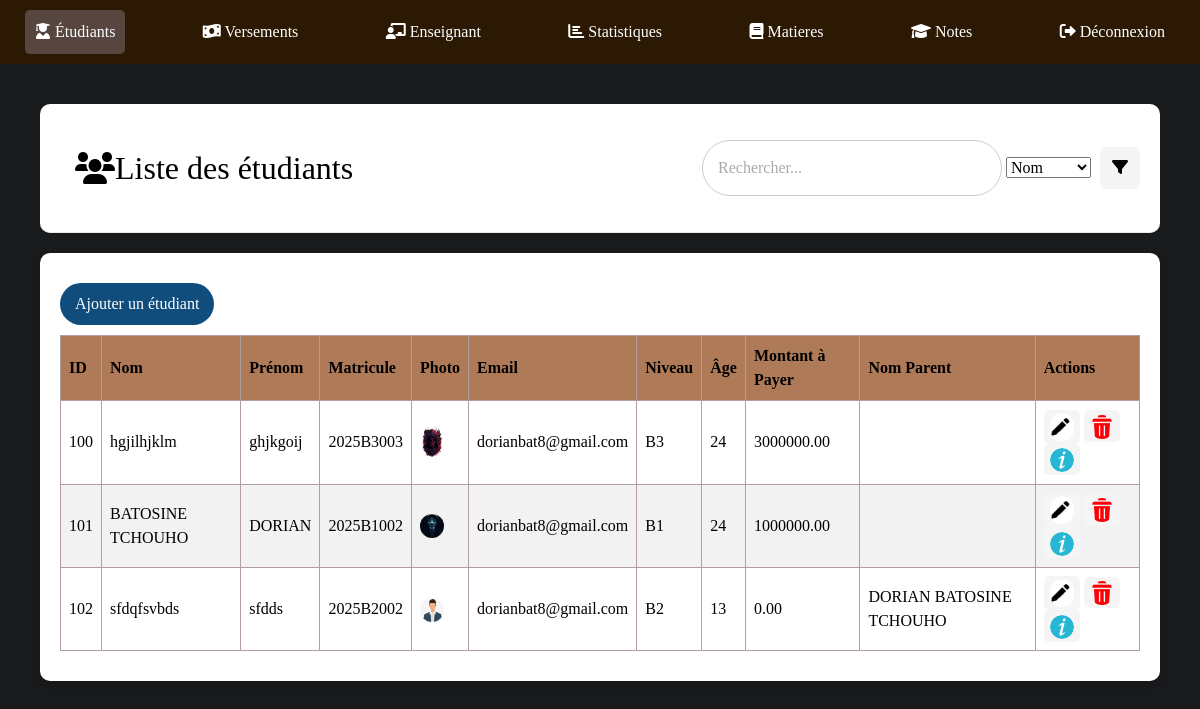
The page /gestionEtu.php on the database its author committed.
### tables this page shows
CREATE TABLE IF NOT EXISTS `etudiants` (
  `id` int NOT NULL AUTO_INCREMENT,
  `nom` varchar(100) NOT NULL,
  `prenom` varchar(100) NOT NULL,
  `matricule` varchar(50) NOT NULL,
  `photo` varchar(255) NOT NULL,
  `email` varchar(100) NOT NULL,
  `niveau` varchar(10) NOT NULL,
  `montant` decimal(10,2) NOT NULL,
  `nom_parent` varchar(100) NOT NULL,
  `email_parent` varchar(100) NOT NULL,
  `age` int NOT NULL,
  `montant_paye` bigint DEFAULT '0',
  `reste` bigint DEFAULT NULL,
  `statut` varchar(20) DEFAULT NULL,
  `date_naissance` date DEFAULT NULL,
  PRIMARY KEY (`id`)
);

### Class/Etudiant.php (called while the page is built, shortened)
<?php
class Etudiant
{
    private $conn;
    private $table = "etudiants";
    public function __construct($db)
    {
        $this->conn = $db;
    }
    public function getAllEtudiants($search = '', $filter = 'nom')
    {
        $query = "SELECT * FROM " . $this->table . " WHERE 1=1";
        $stmt = $this->conn->prepare($query);
        $stmt->execute();
        $result = $stmt->get_result();
        $etudiants = [];
        while ($row = $result->fetch_assoc()) {
            $etudiants[] = $row;
        }
        return $etudiants;
    }
}

### gestionEtu.php (the view, shortened to what this page needs)
<?php
require_once 'Class/Etudiant.php';
$database = new Database();
$db = $database->getConnection();
$etudiant = new Etudiant($db);
$search = isset($_GET['search']) ? trim($_GET['search']) : '';
$filter = isset($_GET['filter']) ? $_GET['filter'] : 'nom';
$etudiants = $etudiant->getAllEtudiants($search, $filter);
?>
<!DOCTYPE html>
<html lang="en">
<head>
    <link rel="stylesheet" href="https://cdnjs.cloudflare.com/ajax/libs/font-awesome/6.0.0-beta3/css/all.min.css">
    <link rel="stylesheet" href="bootstrap.css">
</head>
<body>
    <div class="navbar">
        <a class="etu" href="gestionEtu.php"> <i class="fas fa-user-graduate"></i> Étudiants </a>
        <a href="gestionVer.php"><i class="fas fa-money-bill-wave"></i> Versements</a>
        <a href="gestionEnsei.php"><i class="fas fa-chalkboard-teacher"></i> Enseignant</a>
        <a href="statistiques.php"> <i class="fas fa-chart-bar"></i> Statistiques</a>
        <a href="gestionMati.php"> <i class="fas fa-book"></i>  Matieres</a>
        <a href="listeNote.php"> <i class="fas fa-graduation-cap"></i> Notes</a>
        <a href="logout.php"><i class="fas fa-sign-out-alt"></i> Déconnexion</a>
    </div>
    <div class="content">
        <div class="header">
            <div class="haut">
            <h2><i class="fa fa-users"></i> Liste des étudiants</h2>
            </div>
            <form method="GET" action="gestionEtu.php">
                <input name="search" type="text" placeholder="Rechercher..." value="<?= htmlspecialchars($search); ?>">
                <select name="filter">
                    <option value="nom" <?= isset($_GET['filter']) && $_GET['filter'] == 'nom' ? 'selected' : ''; ?>>Nom</option>
                </select>
                <button type="submit"><i class="fas fa-filter"></i></button>
            </form>
        </div>
        <div class="table-container">
            <a href="AjouterEtu.php"><button class="ajout">Ajouter un étudiant</button></a>
            <table>
                <thead>
                    <tr>
                        <th>ID</th>
                        <th>Nom</th>
                        <th>Prénom</th>
                        <th>Matricule</th>
                        <th>Photo</th>
                        <th>Email</th>
                        <th>Niveau</th>
                        <th>Âge</th>
                        <th>Montant à Payer</th>
                        <th>Nom Parent</th>
                        <th>Actions</th>
                    </tr>
                </thead>
                <tbody>
                    <?php if (!empty($etudiants)): ?>
                        <?php foreach ($etudiants as $etudiant): ?>
                            <tr>
                                <td><?= htmlspecialchars($etudiant['id']); ?></td>
                                <td><?= htmlspecialchars($etudiant['nom']); ?></td>
                                <td><?= htmlspecialchars($etudiant['prenom']); ?></td>
                                <td><?= htmlspecialchars($etudiant['matricule']); ?></td>
                                <td>
                                    <?php if (!empty($etudiant['photo'])): ?>
                                        <img src="uploads/<?= htmlspecialchars($etudiant['photo']); ?>" alt="Photo">
                                    <?php else: ?>
                                        <span>Aucune photo</span>
                                    <?php endif; ?>
                                </td>
                                <td><?= htmlspecialchars($etudiant['email']); ?></td>
                                <td><?= htmlspecialchars($etudiant['niveau']); ?></td>
                                <td><?= htmlspecialchars($etudiant['age']); ?></td>
                                <td><?= htmlspecialchars($etudiant['montant']); ?></td>
                                <td><?= htmlspecialchars($etudiant['nom_parent']); ?></td>
                                <td class="actions">
                                    <button class="edit" onclick="location.href='edit.php?id=<?= $etudiant['id']; ?>'"><img src="uploads/stylo.png" alt=""></button>
                                    <button class="delete" onclick="openPopup(<?= $etudiant['id']; ?>)"><img src="uploads/delete.png" alt=""></button>
                                    <button class="details" onclick="location.href='informationEtudiant.php?id=<?= $etudiant['id']; ?>'"><img src="uploads/info.png" alt=""></button>
                                </td>
                            </tr>
                        <?php endforeach; ?>
                    <?php else: ?>
                        <tr>
                            <td colspan="12">Aucun étudiant trouvé.</td>
                        </tr>
                    <?php endif; ?>
                </tbody>
            </table>
        </div>
    </div>
</body>
</html>

### gestionEtu.php (style rules this page uses)
body { font-family: auto; background-color: #191a1c; }
.navbar { background-color: rgb(44, 25, 3); color: white; padding: 10px; display: flex; justify-content: space-between; align-items: center; }
.navbar a { text-decoration: none; color: white; margin: 0 15px; padding: 10px; border-radius: 5px; }
.navbar .etu { background-color: rgb(87, 70, 64); }
.content { margin: 20px; padding: 20px; }
.header { background-color: #fff; padding: 15px; border-bottom: 1px solid #eaeaea; display: flex; justify-content: space-between; align-items: center; border-radius: 10px; }
.header h2 { margin-left: 10px; justify-content: left; }
.header input { width: 300px; padding: 15px; border: 1px solid #ccc; border-radius: 33px; }
.header input::placeholder { color: #aaa; }
.header button { background-color: whitesmoke; color: black; margin: 5px; padding: 9px 12px; border: none; border-radius: 5px; cursor: pointer; }
table { width: 100%; border-collapse: collapse; margin-bottom: 10px; background-color: #fff; border-radius: 10px; }
.table-container { margin-top: 20px; background-color: white; border-radius: 10px; padding: 20px; box-shadow: 0 4px 6px rgba(0, 0, 0, 0.1); }
th, td { padding: 8px; border: 1px solid #b39e9e; text-align: left; }
th { background-color: #af7a58; color: black; }
tr:nth-child(even) { background-color: #f2f2f2; }
img { max-width: 24px; max-height: 50px; object-fit: cover; border-radius: 50px; width: 100%; }
.actions button { margin: .2px; padding: 3px 6px; border: none; border-radius: 5px; cursor: pointer; }
.actions .edit { background-color: whitesmoke; color: white; }
.actions .details { background-color: whitesmoke; color: white; }
.actions .delete { background-color: whitesmoke; color: white; }
.table-container a { text-decoration: none; }
.ajout { background-color: #104d7d; color: white; display: flex; align-items: center; margin: 10px 0px; padding: 9px 15px; border: none; border-radius: 23px; cursor: pointer; justify-content: center; position: relative; text-decoration: none; }
.haut { padding: 10px; }
.haut h2 { text-decoration: none; color: black; display: flex; align-items: center; margin: 10px 0; padding: 10px; border-radius: 5px; }

### rows shown on the page
etudiants: id "100", nom "hgjilhjklm", prenom "ghjkgoij", matricule "2025B3003", photo (picture), email "dorianbat8@gmail.com", niveau "B3", age "24", montant "3000000.00"
etudiants: id "101", nom "BATOSINE TCHOUHO", prenom "DORIAN", matricule "2025B1002", photo (placeholder picture), email "dorianbat8@gmail.com", niveau "B1", age "24", montant "1000000.00"
etudiants: id "102", nom "sfdqfsvbds", prenom "sfdds", matricule "2025B2002", photo (picture), email "dorianbat8@gmail.com", niveau "B2", age "13", montant "0.00", nom_parent "DORIAN BATOSINE TCHOUHO"
